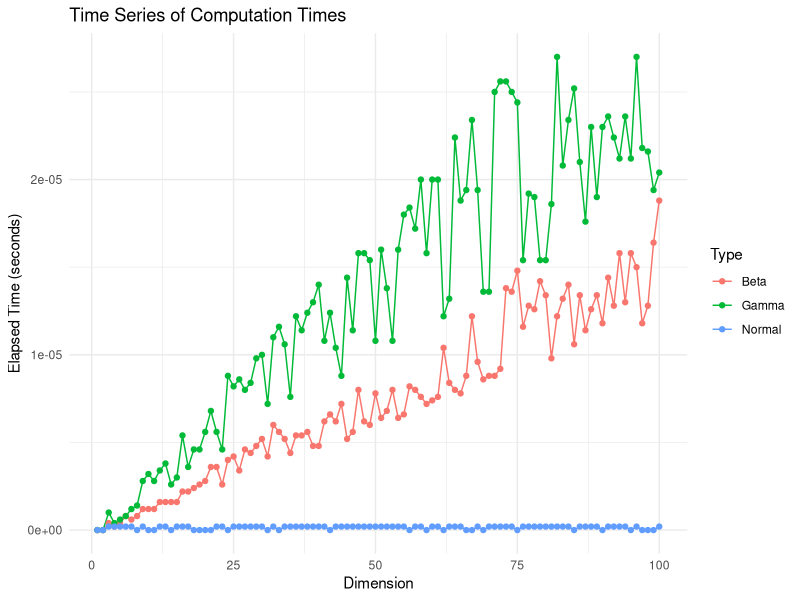

R code for this plot:
library(ggplot2)

ntrials <- 5000 # from 500
dim.min <- 3
dim.max <- dim.min + 97 # from 100
dim.range <- dim.max - dim.min + 1

# for dim = 1, we have the trivial case
Z <- matrix(0, dim.max, ntrials)
Z[1, ] <- sample(c(-1, 1), ntrials, replace = TRUE)
Z[dim.max - 1, ] <- rep(0, ntrials)
Z[dim.max, ] <- rep(0, ntrials)

# Gamma generation
times_gamma <- rep (0, dim.range)
for (j in dim.min:dim.max) {
  # initialize the r
  r <- rep(1, ntrials)

  # time each iteration for each dimensions
  t <- system.time({
    for (i in 2:(j - 2)) {
      X <- rgamma(ntrials, (i - 1) / 2, (i - 1) / 2)
      Y <- rgamma(ntrials, (i - 1) / 2, (i - 1) / 2)
      Z[i, ] <- r * ((X - Y) / (X + Y))
      r <- sqrt(r^2 - Z[i, ]^2)
    }

    ## Generate a random angle uniformly distributed between 0 and 2π
    theta <- runif(ntrials, 0, 2 * pi)

    # Compute the coordinates (x, y) on the unit circle
    Z[j - 1, ] <- r * cos(theta)
    Z[j, ] <- r * sin(theta)
  })
  # preseve the time taken for each dimension
  times_gamma[j] <- t[["user.self"]]/ntrials
}
p_values <- apply(Z, 2, function(x) shapiro.test(x)$p.value)
print("Gamma generation p-values summary")
print(summary(p_values))

# Beta generation
times_beta <- rep (0, dim.range)
for (j in dim.min:dim.max) {
  # initialize the r
  r <- rep(1, ntrials)

  # time each iteration for each dimensions
  t <- system.time({
    for (i in 2:(j - 2)) {
      X <- rbeta(ntrials, (i - 1) / 2, (i - 1) / 2)
      Z[i, ] <- r * (2 * X - 1)
      r <- sqrt(r^2 - Z[i, ]^2)
    }

    ## Generate a random angle uniformly distributed between 0 and 2π
    theta <- runif(ntrials, 0, 2 * pi)

    # Compute the coordinates (x, y) on the unit circle
    Z[j - 1, ] <- r * cos(theta)
    Z[j, ] <- r * sin(theta)
  })

  # preseve the time taken for each dimension
  times_beta[j] <- t[["user.self"]]/ntrials
}

p_values <- apply(Z, 2, function(x) shapiro.test(x)$p.value)
print("Beta generation p-values summary")
print(summary(p_values))

# Normal random vector generation
times_normal <- rep (0, dim.range)
for (j in dim.min:dim.max) {

  # time each iteration for each dimensions
  t <- system.time({
    Z[j, ] <- rnorm(ntrials)
    Z[j, ] <- Z[j, ] / sqrt(sum(Z[j, ]^2))
  })

  # preseve the time taken for each dimension
  times_normal[j] <- t[["user.self"]]/ntrials
}

p_values <- apply(Z, 2, function(x) shapiro.test(x)$p.value)
print("Normal generation p-values summary")
print(summary(p_values))

# Create a data frame from the times vector
times_df <- data.frame(
  Dimension = 1:dim.max,
  Time = c(times_beta,
           times_gamma,
           times_normal),
  Type = rep(c("Beta",
               "Gamma",
               "Normal"), each = dim.max)
)

plot <- ggplot(times_df, aes(x = Dimension, y = Time, color = Type)) + 
  geom_line() +
  geom_point() +
  labs(title = "Time Series of Computation Times",
       x = "Dimension",
       y = "Elapsed Time (seconds)") +
  theme_minimal()

print(plot)